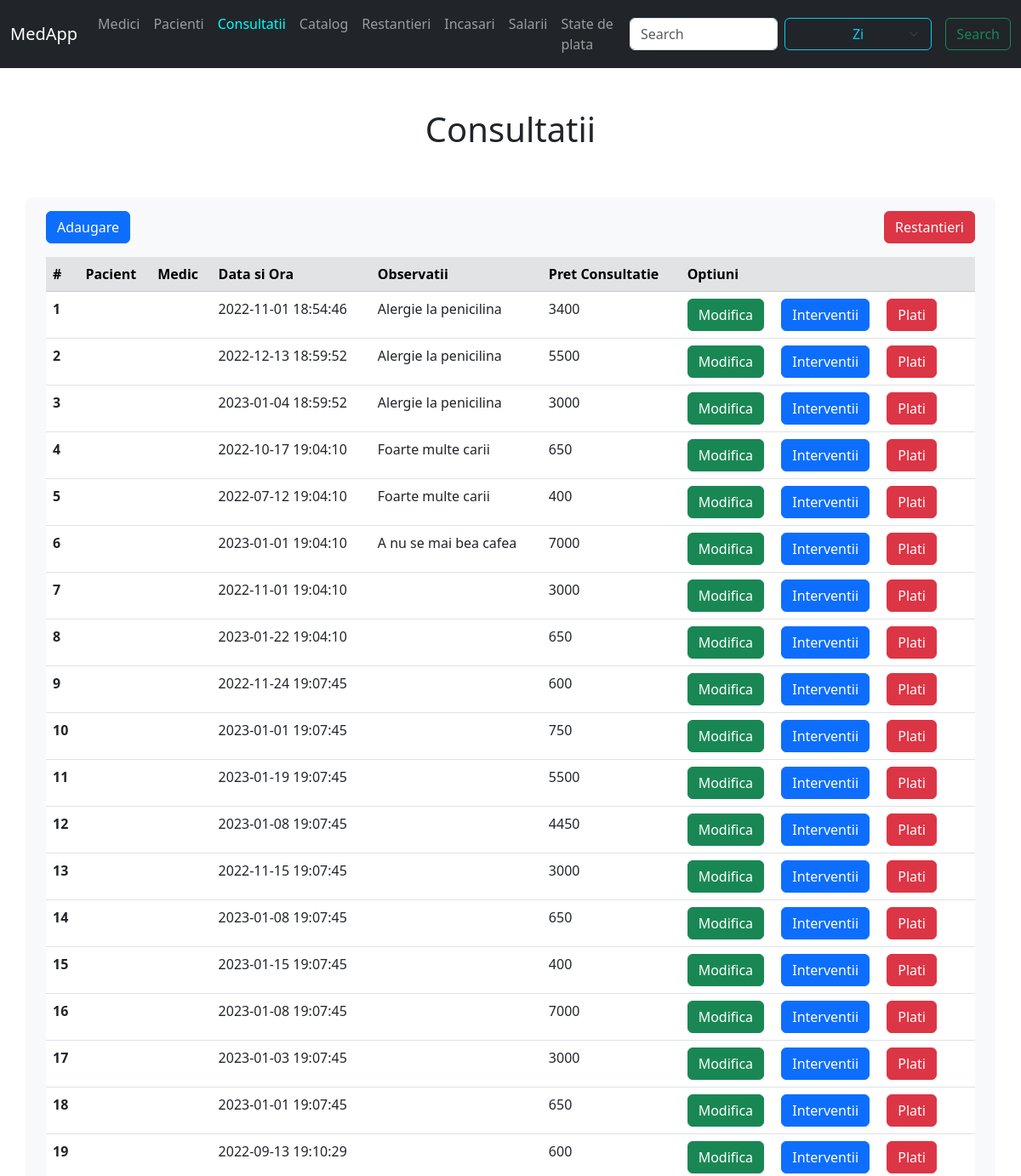
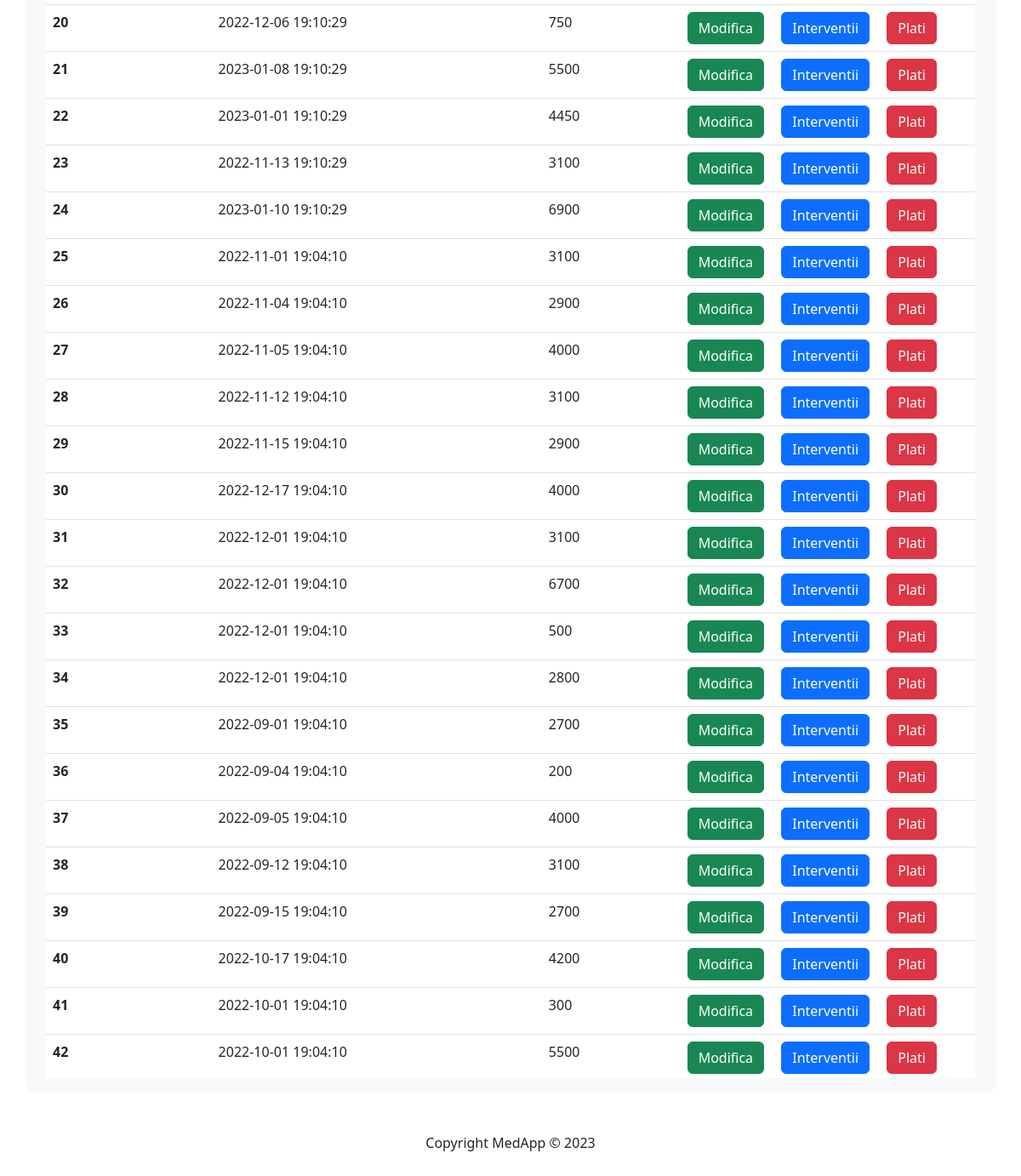
The app's page /display/consultatii.php with its own data (2 pictures, top to bottom).
### tables this page shows
CREATE TABLE consultatie (
    id INT PRIMARY KEY AUTO_INCREMENT,
    pacient INT,
    medic CHAR(13),
    data_programarii DATETIME,
    observatii VARCHAR(100),
    FOREIGN KEY (pacient) REFERENCES pacient(nr_fisa),
    FOREIGN KEY (medic) REFERENCES medic(cnp)
);

### php/consultatie_code.php (called while the page is built, shortened)
<?php
include($_SERVER['DOCUMENT_ROOT'] . '/medapp/inc/db.php');
$select = "SELECT consultatie.id,
            CONCAT(medic.nume, ' ', medic.prenume) AS medic,
            CONCAT(pacient.nume, ' ', pacient.prenume) AS pacient,
            consultatie.data_programarii,
            consultatie.observatii
        FROM consultatie
        LEFT JOIN medic ON consultatie.medic = medic.cnp
        LEFT JOIN pacient ON consultatie.pacient = pacient.nr_fisa";
$rezultatSelect = mysqli_query($conn, $select);
function getPretConsultatie($id) {
    global $conn;
    $selectPret = "SELECT SUM(catalog.pret_total) AS pret_consultatie
                    FROM interventii
                    LEFT JOIN catalog ON interventii.id_catalog = catalog.id
                    WHERE interventii.id_consultatie = $id";
    $rezultatPret = mysqli_query($conn, $selectPret);
    $p = mysqli_fetch_column($rezultatPret, 0);
    return $p;
}
?>

### display/consultatii.php (the view, shortened to what this page needs)
<?php
    include($_SERVER['DOCUMENT_ROOT'] . '/medapp/inc/header.php');
    include($_SERVER['DOCUMENT_ROOT'] . '/medapp/php/consultatie_code.php');
?>
<div class="row">
    <div class="col">
        <a href="../forms/consultatie_form.php">
            <button class="btn btn-primary">Adaugare</button>
        </a>
    </div>
    <div class="col">
        <a href="restantieri.php">
            <button class="btn btn-danger float-end">Restantieri</button>
        </a>
    </div>
</div>
<div class="tableFixed mt-3">
    <table class="table table-hover">
        <thead class="table-secondary">
            <tr>
                <th scope="col">#</th>
                <th scope="col">Pacient</th>
                <th scope="col">Medic</th>
                <th scope="col">Data si Ora</th>
                <th scope="col">Observatii</th>
                <th scope="col">Pret Consultatie</th>
                <th scope="col">Optiuni</th>
            </tr>
        </thead>
        <tbody>
            <?php
                if($rezultatSelect) {
                    while($rand = mysqli_fetch_assoc($rezultatSelect)) {
                        $id = $rand['id'];
                        $pacient = $rand['pacient'];
                        $medic = $rand['medic'];
                        $data = $rand['data_programarii'];
                        $obs = $rand['observatii'];
                        echo "<tr>
                                <th scope='row'>$id</th>
                                <td>$pacient</td>
                                <td>$medic</td>
                                <td>$data</td>
                                <td>$obs</td>
                                <td>" . getPretConsultatie($id) . "</td>
                                <td>
                                    <a href='../forms/consultatie_form.php?id=$id'>
                                        <button class='btn btn-success'>Modifica</button></a>
                                    <a href='interventii.php?id=$id'>
                                        <button class='btn btn-primary ms-3'>Interventii</button></a>
                                    <a href='plati.php?id=$id'>
                                        <button class='btn btn-danger ms-3'>Plati</button>
                                    </a>
                                </td>
                            </tr>"
                        ;
                    }
                }
            ?>
        </tbody>
    </table>
</div>
<?php include($_SERVER['DOCUMENT_ROOT'] . '/medapp/inc/footer.php'); ?>

### inc/styles.css (style rules this page uses)
.tableFixed { overflow: auto; height: 50vh; }
.tableFixed thead th { position: sticky; top: 0; }

### records on screen
consultatie: id "1", data_programarii "2022-11-01 18:54:46", observatii "Alergie la penicilina", id "3400"
consultatie: id "2", data_programarii "2022-12-13 18:59:52", observatii "Alergie la penicilina", id "5500"
consultatie: id "3", data_programarii "2023-01-04 18:59:52", observatii "Alergie la penicilina", id "3000"
consultatie: id "4", data_programarii "2022-10-17 19:04:10", observatii "Foarte multe carii", id "650"
consultatie: id "5", data_programarii "2022-07-12 19:04:10", observatii "Foarte multe carii", id "400"
consultatie: id "6", data_programarii "2023-01-01 19:04:10", observatii "A nu se mai bea cafea", id "7000"
consultatie: id "7", data_programarii "2022-11-01 19:04:10", id "3000"
consultatie: id "8", data_programarii "2023-01-22 19:04:10", id "650"
consultatie: id "9", data_programarii "2022-11-24 19:07:45", id "600"
consultatie: id "10", data_programarii "2023-01-01 19:07:45", id "750"
consultatie: id "11", data_programarii "2023-01-19 19:07:45", id "5500"
consultatie: id "12", data_programarii "2023-01-08 19:07:45", id "4450"
consultatie: id "13", data_programarii "2022-11-15 19:07:45", id "3000"
consultatie: id "14", data_programarii "2023-01-08 19:07:45", id "650"
consultatie: id "15", data_programarii "2023-01-15 19:07:45", id "400"
consultatie: id "16", data_programarii "2023-01-08 19:07:45", id "7000"
consultatie: id "17", data_programarii "2023-01-03 19:07:45", id "3000"
consultatie: id "18", data_programarii "2023-01-01 19:07:45", id "650"
consultatie: id "19", data_programarii "2022-09-13 19:10:29", id "600"
consultatie: id "20", data_programarii "2022-12-06 19:10:29", id "750"
consultatie: id "21", data_programarii "2023-01-08 19:10:29", id "5500"
consultatie: id "22", data_programarii "2023-01-01 19:10:29", id "4450"
consultatie: id "23", data_programarii "2022-11-13 19:10:29", id "3100"
consultatie: id "24", data_programarii "2023-01-10 19:10:29", id "6900"
consultatie: id "25", data_programarii "2022-11-01 19:04:10", id "3100"
consultatie: id "26", data_programarii "2022-11-04 19:04:10", id "2900"
consultatie: id "27", data_programarii "2022-11-05 19:04:10", id "4000"
consultatie: id "28", data_programarii "2022-11-12 19:04:10", id "3100"
consultatie: id "29", data_programarii "2022-11-15 19:04:10", id "2900"
consultatie: id "30", data_programarii "2022-12-17 19:04:10", id "4000"
consultatie: id "31", data_programarii "2022-12-01 19:04:10", id "3100"
consultatie: id "32", data_programarii "2022-12-01 19:04:10", id "6700"
consultatie: id "33", data_programarii "2022-12-01 19:04:10", id "500"
consultatie: id "34", data_programarii "2022-12-01 19:04:10", id "2800"
consultatie: id "35", data_programarii "2022-09-01 19:04:10", id "2700"
consultatie: id "36", data_programarii "2022-09-04 19:04:10", id "200"
consultatie: id "37", data_programarii "2022-09-05 19:04:10", id "4000"
consultatie: id "38", data_programarii "2022-09-12 19:04:10", id "3100"
consultatie: id "39", data_programarii "2022-09-15 19:04:10", id "2700"
consultatie: id "40", data_programarii "2022-10-17 19:04:10", id "4200"
consultatie: id "41", data_programarii "2022-10-01 19:04:10", id "300"
consultatie: id "42", data_programarii "2022-10-01 19:04:10", id "5500"
